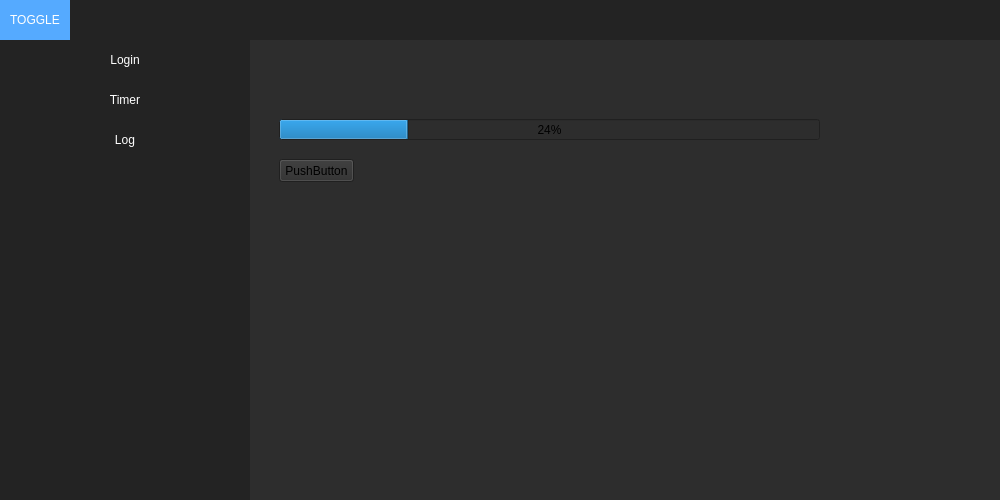
<?xml version="1.0" encoding="UTF-8"?>
<ui version="4.0">
 <class>MainWindow</class>
 <widget class="QMainWindow" name="MainWindow">
  <property name="geometry">
   <rect>
    <x>0</x>
    <y>0</y>
    <width>1000</width>
    <height>500</height>
   </rect>
  </property>
  <property name="minimumSize">
   <size>
    <width>1000</width>
    <height>500</height>
   </size>
  </property>
  <property name="windowTitle">
   <string>MainWindow</string>
  </property>
  <property name="styleSheet">
   <string notr="true">background-color: rgb(45, 45, 45);</string>
  </property>
  <widget class="QWidget" name="centralwidget">
   <layout class="QVBoxLayout" name="verticalLayout">
    <property name="spacing">
     <number>0</number>
    </property>
    <property name="leftMargin">
     <number>0</number>
    </property>
    <property name="topMargin">
     <number>0</number>
    </property>
    <property name="rightMargin">
     <number>0</number>
    </property>
    <property name="bottomMargin">
     <number>0</number>
    </property>
    <item>
     <widget class="QFrame" name="Top_bar">
      <property name="minimumSize">
       <size>
        <width>0</width>
        <height>0</height>
       </size>
      </property>
      <property name="maximumSize">
       <size>
        <width>16777215</width>
        <height>40</height>
       </size>
      </property>
      <property name="styleSheet">
       <string notr="true">background-color: rgb(35, 35, 35);</string>
      </property>
      <property name="frameShape">
       <enum>QFrame::NoFrame</enum>
      </property>
      <property name="frameShadow">
       <enum>QFrame::Raised</enum>
      </property>
      <layout class="QHBoxLayout" name="horizontalLayout">
       <property name="spacing">
        <number>0</number>
       </property>
       <property name="leftMargin">
        <number>0</number>
       </property>
       <property name="topMargin">
        <number>0</number>
       </property>
       <property name="rightMargin">
        <number>0</number>
       </property>
       <property name="bottomMargin">
        <number>0</number>
       </property>
       <item>
        <widget class="QFrame" name="frame_toggle">
         <property name="maximumSize">
          <size>
           <width>70</width>
           <height>40</height>
          </size>
         </property>
         <property name="styleSheet">
          <string notr="true">background-color: rgb(85, 170, 255);</string>
         </property>
         <property name="frameShape">
          <enum>QFrame::NoFrame</enum>
         </property>
         <property name="frameShadow">
          <enum>QFrame::Raised</enum>
         </property>
         <layout class="QVBoxLayout" name="verticalLayout_2">
          <property name="spacing">
           <number>0</number>
          </property>
          <property name="leftMargin">
           <number>0</number>
          </property>
          <property name="topMargin">
           <number>0</number>
          </property>
          <property name="rightMargin">
           <number>0</number>
          </property>
          <property name="bottomMargin">
           <number>0</number>
          </property>
          <item>
           <widget class="QPushButton" name="Btn_Toggle">
            <property name="sizePolicy">
             <sizepolicy hsizetype="Expanding" vsizetype="Expanding">
              <horstretch>0</horstretch>
              <verstretch>0</verstretch>
             </sizepolicy>
            </property>
            <property name="styleSheet">
             <string notr="true">color: rgb(255, 255, 255);
border: 0px solid;</string>
            </property>
            <property name="text">
             <string>TOGGLE</string>
            </property>
           </widget>
          </item>
         </layout>
        </widget>
       </item>
       <item>
        <widget class="QFrame" name="frame_top">
         <property name="frameShape">
          <enum>QFrame::NoFrame</enum>
         </property>
         <property name="frameShadow">
          <enum>QFrame::Plain</enum>
         </property>
         <property name="lineWidth">
          <number>0</number>
         </property>
        </widget>
       </item>
      </layout>
     </widget>
    </item>
    <item>
     <widget class="QFrame" name="Content">
      <property name="frameShape">
       <enum>QFrame::NoFrame</enum>
      </property>
      <property name="frameShadow">
       <enum>QFrame::Raised</enum>
      </property>
      <layout class="QHBoxLayout" name="horizontalLayout_2">
       <property name="spacing">
        <number>0</number>
       </property>
       <property name="leftMargin">
        <number>0</number>
       </property>
       <property name="topMargin">
        <number>0</number>
       </property>
       <property name="rightMargin">
        <number>0</number>
       </property>
       <property name="bottomMargin">
        <number>0</number>
       </property>
       <item>
        <widget class="QFrame" name="frame_left_menu">
         <property name="sizePolicy">
          <sizepolicy hsizetype="MinimumExpanding" vsizetype="Expanding">
           <horstretch>0</horstretch>
           <verstretch>0</verstretch>
          </sizepolicy>
         </property>
         <property name="minimumSize">
          <size>
           <width>70</width>
           <height>0</height>
          </size>
         </property>
         <property name="maximumSize">
          <size>
           <width>250</width>
           <height>16777215</height>
          </size>
         </property>
         <property name="styleSheet">
          <string notr="true">background-color: rgb(35, 35, 35);</string>
         </property>
         <property name="frameShape">
          <enum>QFrame::NoFrame</enum>
         </property>
         <property name="frameShadow">
          <enum>QFrame::Plain</enum>
         </property>
         <property name="lineWidth">
          <number>0</number>
         </property>
         <layout class="QVBoxLayout" name="verticalLayout_3">
          <property name="spacing">
           <number>0</number>
          </property>
          <property name="leftMargin">
           <number>0</number>
          </property>
          <property name="topMargin">
           <number>0</number>
          </property>
          <property name="rightMargin">
           <number>0</number>
          </property>
          <property name="bottomMargin">
           <number>0</number>
          </property>
          <item alignment="Qt::AlignTop">
           <widget class="QFrame" name="frame_top_menus">
            <property name="frameShape">
             <enum>QFrame::NoFrame</enum>
            </property>
            <property name="frameShadow">
             <enum>QFrame::Raised</enum>
            </property>
            <layout class="QVBoxLayout" name="verticalLayout_4">
             <property name="spacing">
              <number>0</number>
             </property>
             <property name="leftMargin">
              <number>0</number>
             </property>
             <property name="topMargin">
              <number>0</number>
             </property>
             <property name="rightMargin">
              <number>0</number>
             </property>
             <property name="bottomMargin">
              <number>0</number>
             </property>
             <item>
              <widget class="QPushButton" name="Btn_Menu_1">
               <property name="minimumSize">
                <size>
                 <width>0</width>
                 <height>40</height>
                </size>
               </property>
               <property name="styleSheet">
                <string notr="true">QPushButton {
	color: rgb(255, 255, 255);
	background-color: rgb(35, 35, 35);
	border: 0px solid;
}
QPushButton:hover {
	background-color: rgb(85, 170, 255);
}</string>
               </property>
               <property name="text">
                <string>Login</string>
               </property>
              </widget>
             </item>
             <item>
              <widget class="QPushButton" name="Btn_Menu_2">
               <property name="minimumSize">
                <size>
                 <width>0</width>
                 <height>40</height>
                </size>
               </property>
               <property name="styleSheet">
                <string notr="true">QPushButton {
	color: rgb(255, 255, 255);
	background-color: rgb(35, 35, 35);
	border: 0px solid;
}
QPushButton:hover {
	background-color: rgb(85, 170, 255);
}</string>
               </property>
               <property name="text">
                <string>Timer</string>
               </property>
              </widget>
             </item>
             <item>
              <widget class="QPushButton" name="Btn_Menu_3">
               <property name="minimumSize">
                <size>
                 <width>0</width>
                 <height>40</height>
                </size>
               </property>
               <property name="styleSheet">
                <string notr="true">QPushButton {
	color: rgb(255, 255, 255);
	background-color: rgb(35, 35, 35);
	border: 0px solid;
}
QPushButton:hover {
	background-color: rgb(85, 170, 255);
}</string>
               </property>
               <property name="text">
                <string>Log</string>
               </property>
              </widget>
             </item>
            </layout>
           </widget>
          </item>
         </layout>
        </widget>
       </item>
       <item>
        <widget class="QFrame" name="frame_pages">
         <property name="frameShape">
          <enum>QFrame::NoFrame</enum>
         </property>
         <property name="frameShadow">
          <enum>QFrame::Plain</enum>
         </property>
         <property name="lineWidth">
          <number>0</number>
         </property>
         <layout class="QVBoxLayout" name="verticalLayout_5">
          <item>
           <widget class="QStackedWidget" name="Pages_Widget">
            <widget class="QWidget" name="page">
             <widget class="QProgressBar" name="progressBar">
              <property name="geometry">
               <rect>
                <x>20</x>
                <y>70</y>
                <width>541</width>
                <height>21</height>
               </rect>
              </property>
              <property name="styleSheet">
               <string notr="true"/>
              </property>
              <property name="value">
               <number>24</number>
              </property>
             </widget>
             <widget class="QPushButton" name="pushButton">
              <property name="geometry">
               <rect>
                <x>20</x>
                <y>110</y>
                <width>75</width>
                <height>23</height>
               </rect>
              </property>
              <property name="styleSheet">
               <string notr="true"/>
              </property>
              <property name="text">
               <string>PushButton</string>
              </property>
             </widget>
            </widget>
            <widget class="QWidget" name="page_2"/>
           </widget>
          </item>
         </layout>
        </widget>
       </item>
      </layout>
     </widget>
    </item>
   </layout>
  </widget>
 </widget>
 <resources/>
 <connections/>
</ui>
